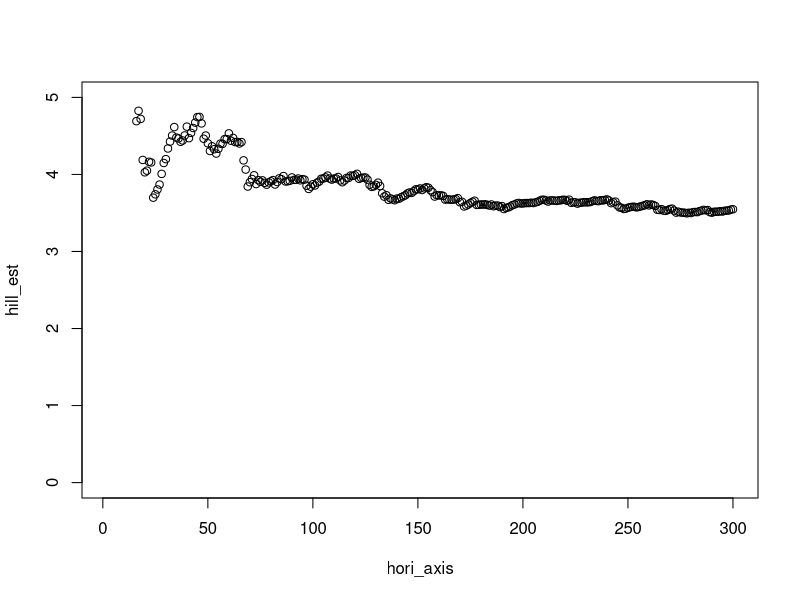
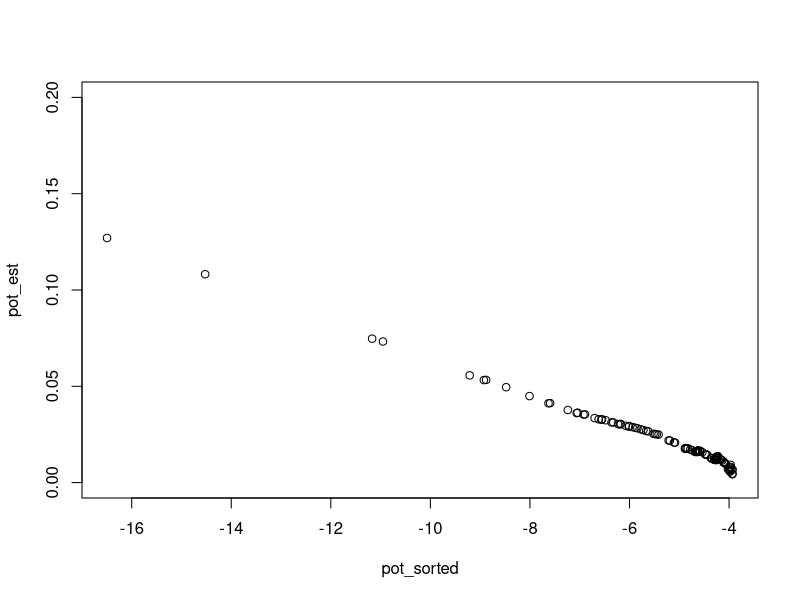

Write the R code that produced these figures, in order.
# Homework 3 Problem 2
#Part (b) make Hill plot from 10,000 random variables from the t-4 distribution
N<-10000
degree<-4
t4_sample<-rt(N,df=degree)
t4_sample_ordered<-sort(t4_sample, decreasing=TRUE)
hori_axis<-2:300
hill_est<-numeric(300-1)
for (i in 1:(300-1))
{
  hill_est[i]<-1/(mean(log(t4_sample_ordered[1:i+1]))-log(t4_sample_ordered[i+1]))
}
plot(hori_axis, hill_est, ylim=c(0,5))
# Part (c) make POT plot from the same sample
# A generic indicator function
# Input: a vector of booleans 
# Output: a vector of (0,1): 0 is false; 1 is true
indicator<-function(bool)
{
  ind_vec=numeric(length(bool))
  for (i in 1:length(bool))
  {
    if (bool[i]==TRUE) 
    {
      ind_vec[i]=1
    } else 
    {
      ind_vec[i]=0
    }
  }
  return(ind_vec)
}
# Construct POT plot 
pot_sorted<-sort(t4_sample,decreasing=FALSE)[1:100]
pot_est=numeric(length(pot_sorted))
for (i in 1:100)
{
  pot_est[i]=sum(max(0,pot_sorted-pot_sorted[i]))/sum(indicator(pot_sorted>pot_sorted[i]))
}
plot(pot_sorted,pot_est,ylim=c(0,0.2))

